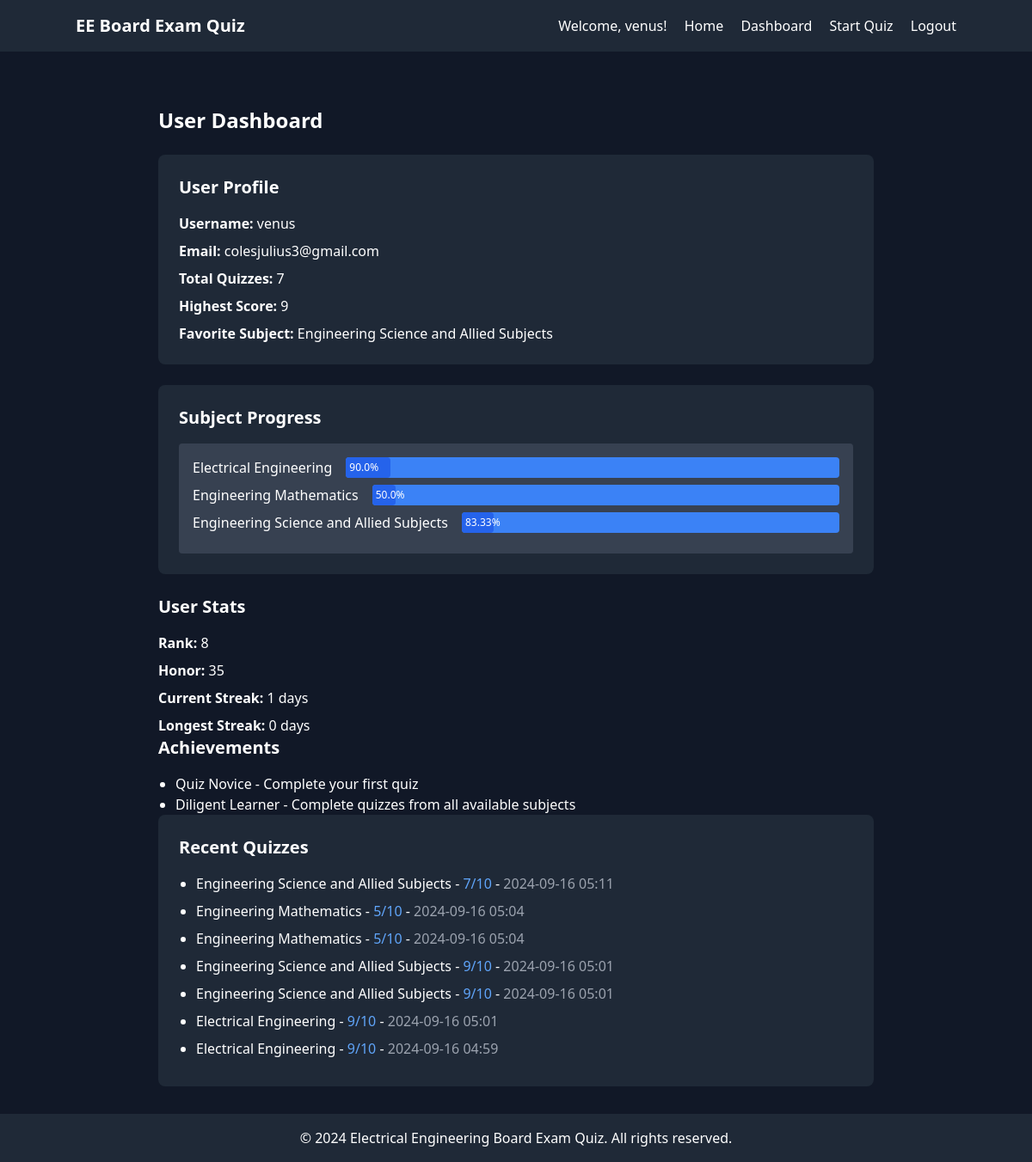
The page /dashboard (signed in) on the database its author committed.
### app.py (models this page shows, shortened)
class User(UserMixin, db.Model):
    id = db.Column(db.Integer, primary_key=True)
    username = db.Column(db.String(64), unique=True, nullable=False)
    email = db.Column(db.String(120), unique=True, nullable=False)
    password_hash = db.Column(db.String(128))
    role_id = db.Column(db.Integer, db.ForeignKey('role.id'))
    role = db.relationship('Role', back_populates='users')
    email_verified = db.Column(db.Boolean, default=False)
    quiz_attempts = db.relationship('QuizAttempt', back_populates='user', lazy=True)
    rank = db.Column(db.Integer, default=8)
    honor_points = db.Column(db.Integer, default=5)
    current_streak = db.Column(db.Integer, default=0)
    longest_streak = db.Column(db.Integer, default=0)
    last_quiz_date = db.Column(db.Date)
    achievements = db.relationship('Achievement', secondary='user_achievements', back_populates='users')
    quiz_attempts = db.relationship('QuizAttempt', back_populates='user', cascade='all, delete-orphan')

class Achievement(db.Model):
    id = db.Column(db.Integer, primary_key=True)
    name = db.Column(db.String(100), nullable=False)
    description = db.Column(db.String(200))
    users = db.relationship('User', secondary='user_achievements', back_populates='achievements')

class QuizAttempt(db.Model):
    id = db.Column(db.Integer, primary_key=True)
    user_id = db.Column(db.Integer, ForeignKey('user.id'), nullable=False)
    question_id = db.Column(db.Integer, ForeignKey('question.id'), nullable=True)  # Change to nullable=True
    subject = db.Column(db.String(100), nullable=False)
    topics = db.Column(db.String(500), nullable=False)
    difficulty = db.Column(db.String(20), nullable=False)
    score = db.Column(db.Integer, nullable=False)
    total_questions = db.Column(db.Integer, nullable=False)
    date = db.Column(db.DateTime, default=datetime.utcnow, nullable=False)
    completion_time = db.Column(db.Integer)  # in minutes
    user = relationship('User', back_populates='quiz_attempts')
    question = relationship('Question', back_populates='quiz_attempts')

### app.py (the view)
@app.route('/dashboard')
@login_required
def dashboard():
    user = current_user
    total_quizzes = QuizAttempt.query.filter_by(user_id=user.id).count()
    highest_score = db.session.query(func.max(QuizAttempt.score)).filter_by(user_id=user.id).scalar() or 0
    favorite_subject = db.session.query(
        QuizAttempt.subject,
        func.count(QuizAttempt.id).label('count')
    ).filter_by(user_id=user.id).group_by(QuizAttempt.subject).order_by(func.count(QuizAttempt.id).desc()).first()
    recent_quizzes = QuizAttempt.query.filter_by(user_id=user.id).order_by(QuizAttempt.date.desc()).limit(15).all()
    subject_progress = db.session.query(
        QuizAttempt.subject,
        func.avg(QuizAttempt.score).label('avg_score'),
        func.count(QuizAttempt.id).label('attempts')
    ).filter_by(user_id=user.id).group_by(QuizAttempt.subject).all()
    achievements = current_user.achievements
    return render_template('dashboard.html',
                           user=current_user,
                           total_quizzes=total_quizzes,
                           highest_score=highest_score,
                           favorite_subject=favorite_subject,
                           recent_quizzes=recent_quizzes,
                           subject_progress=subject_progress,
                           achievements=current_user.achievements)

### app.py (called while the page is built)
@login_manager.user_loader
def load_user(user_id):
    return User.query.get(int(user_id))

@app.template_filter('unique')
def unique_filter(seq):
    seen = set()
    return [x for x in seq if not (x in seen or seen.add(x))]

### templates/dashboard.html (shortened to what this page needs)
{% extends "base.html" %}
{% block content %}
<div class="container mx-auto mt-8 px-4">
    <h2 class="text-2xl font-bold mb-6">User Dashboard</h2>
    <div class="bg-gray-800 p-6 rounded-lg mb-6">
        <h3 class="text-xl font-semibold mb-4">User Profile</h3>
        <p class="mb-2"><strong>Username:</strong> {{ user.username }}</p>
        <p class="mb-2"><strong>Email:</strong> {{ user.email }}</p>
        <p class="mb-2"><strong>Total Quizzes:</strong> {{ total_quizzes }}</p>
        <p class="mb-2"><strong>Highest Score:</strong> {{ highest_score }}</p>
        {% if favorite_subject %}
        <p><strong>Favorite Subject:</strong> {{ favorite_subject.subject }}</p>
        {% endif %}
    </div>
    <div class="bg-gray-800 p-6 rounded-lg mb-6">
        <h3 class="text-xl font-semibold mb-4">Subject Progress</h3>
        <div class="bg-gray-700 p-4 rounded">
            {% for subject in subject_progress %}
            <div class="flex justify-between mb-2">
                <span class="font-medium">{{ subject.subject }}</span>
                <div class="flex-grow ml-4 bg-blue-500 rounded">
                    <div class="bg-blue-600 text-white text-xs p-1 rounded" style="width: {{ subject.avg_score }}%;">
                        {{ (subject.avg_score * 10)|round(2) }}%
                    </div>
                </div>
            </div>
            {% endfor %}
        </div>
    </div>
    <div class="user-stats">
        <h3 class="text-xl font-semibold mb-4">User Stats</h3>
        <p class="mb-2"><strong>Rank:</strong> {{ user.rank }}</p>
        <p class="mb-2"><strong>Honor:</strong> {{ user.honor_points }}</p>
        <p class="mb-2"><strong>Current Streak:</strong> {{ user.current_streak }} days</p>
        <p><strong>Longest Streak:</strong> {{ user.longest_streak }} days</p>
    </div>
    <div class="achievements">
        <h3 class="text-xl font-semibold mb-4">Achievements</h3>
        <ul class="list-disc pl-5">
            {% for achievement in achievements|unique %}
            <li>{{ achievement.name }} - {{ achievement.description }}</li>
            {% endfor %}
        </ul>
    </div>
    <div class="bg-gray-800 p-6 rounded-lg">
        <h3 class="text-xl font-semibold mb-4">Recent Quizzes</h3>
        <ul class="list-disc pl-5">
            {% for quiz in recent_quizzes %}
            <li class="mb-2">
                <span class="font-medium">{{ quiz.subject }}</span> -
                <span class="text-blue-400">{{ quiz.score }}/{{ quiz.total_questions }}</span> -
                <span class="text-gray-400">{{ quiz.date.strftime('%Y-%m-%d %H:%M') }}</span>
            </li>
            {% endfor %}
        </ul>
    </div>
</div>
{% endblock %}

### templates/base.html (shortened to what this page needs)
<!DOCTYPE html>
<html lang="en">
<head>
    <link href="https://cdn.jsdelivr.net/npm/tailwindcss@2.2.19/dist/tailwind.min.css" rel="stylesheet">
</head>
<body class="bg-gray-900 text-white min-h-screen flex flex-col">
    <nav class="bg-gray-800 p-4">
        <div class="container mx-auto flex justify-between items-center">
            <a href="{{ url_for('home') }}" class="text-xl font-bold">EE Board Exam Quiz</a>
            <div>
                {% if current_user.is_authenticated %}
                    <span class="mr-4">Welcome, {{ current_user.username }}!</span>
                    <a href="{{ url_for('home') }}" class="mr-4">Home</a>
                    <a href="{{ url_for('dashboard') }}" class="mr-4">Dashboard</a>
                    <a href="{{ url_for('quiz_setup') }}" class="mr-4">Start Quiz</a>
                    <a href="{{ url_for('logout') }}">Logout</a>
                {% else %}
                    <a href="{{ url_for('login') }}" class="mr-4">Login</a>
                    <a href="{{ url_for('register') }}">Register</a>
                {% endif %}
            </div>
        </div>
    </nav>
    <main class="flex-grow">
        <div class="container mx-auto px-4 py-8 max-w-4xl">
            {% block content %}{% endblock %}
        </div>
    </main>
    <footer class="bg-gray-800 py-4 mt-auto">
        <div class="container mx-auto text-center">
            <p>&copy; 2024 Electrical Engineering Board Exam Quiz. All rights reserved.</p>
        </div>
    </footer>
</body>
</html>

### rows shown on the page
User: username "venus", email "colesjulius3@gmail.com", rank "8", honor_points "35", current_streak "1", longest_streak "0"
Achievement: name "Quiz Novice", description "Complete your first quiz"
Achievement: name "Diligent Learner", description "Complete quizzes from all available subjects"
QuizAttempt: subject "Engineering Science and Allied Subjects", score "7", total_questions "10", date "2024-09-16 05:11"
QuizAttempt: subject "Engineering Mathematics", score "5", total_questions "10", date "2024-09-16 05:04"
QuizAttempt: subject "Engineering Mathematics", score "5", total_questions "10", date "2024-09-16 05:04"
QuizAttempt: subject "Engineering Science and Allied Subjects", score "9", total_questions "10", date "2024-09-16 05:01"
QuizAttempt: subject "Engineering Science and Allied Subjects", score "9", total_questions "10", date "2024-09-16 05:01"
QuizAttempt: subject "Electrical Engineering", score "9", total_questions "10", date "2024-09-16 05:01"
QuizAttempt: subject "Electrical Engineering", score "9", total_questions "10", date "2024-09-16 04:59"

### other values the page prints
{{ total_quizzes }} "7"
{{ highest_score }} "9"
{{ favorite_subject.subject }} "Engineering Science and Allied Subjects"
{{ subject.subject }} "Electrical Engineering" "Engineering Mathematics" "Engineering Science and Allied Subjects"
{{ (subject.avg_score * 10)|round(2) }} "90.0" "50.0" "83.33"
